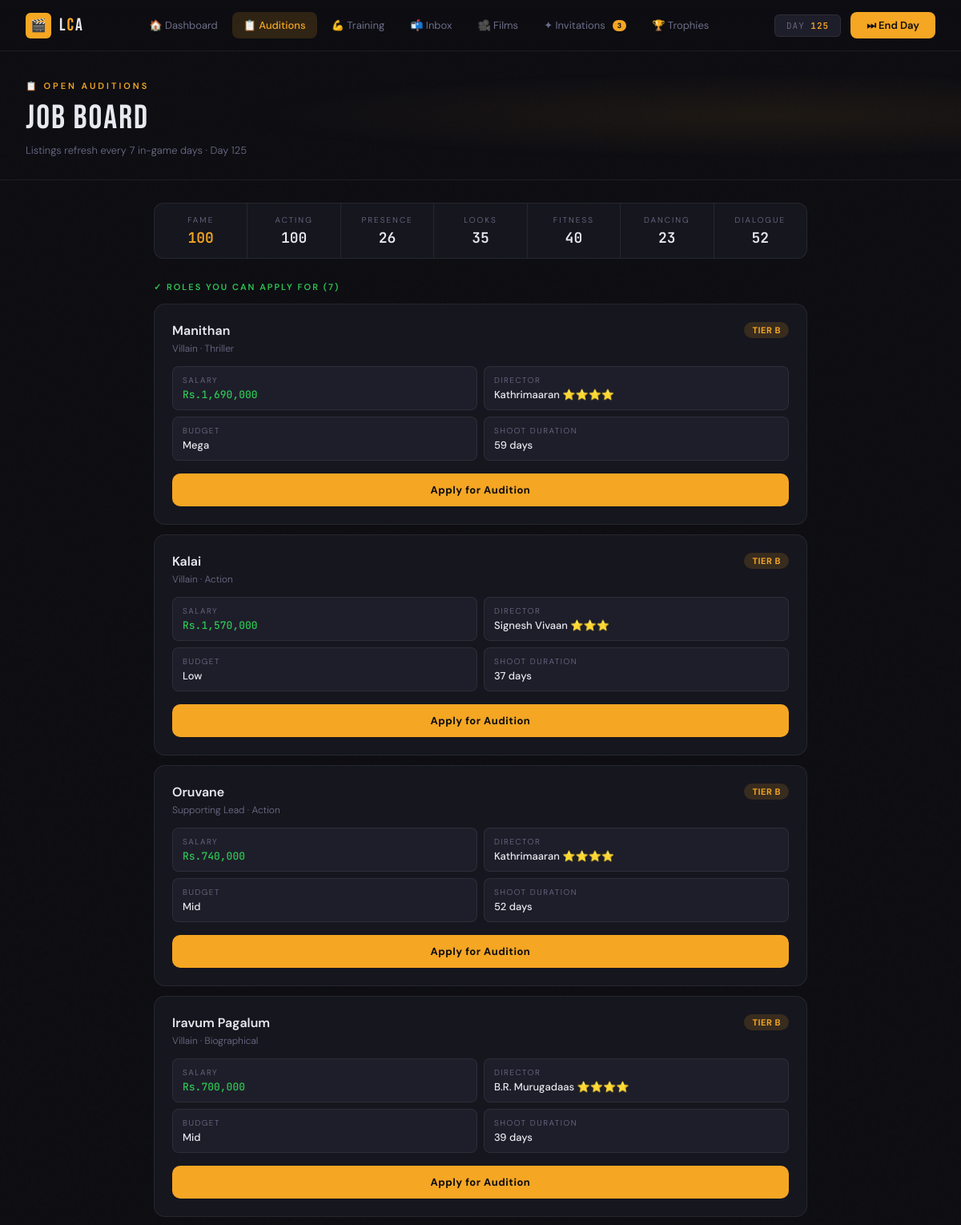
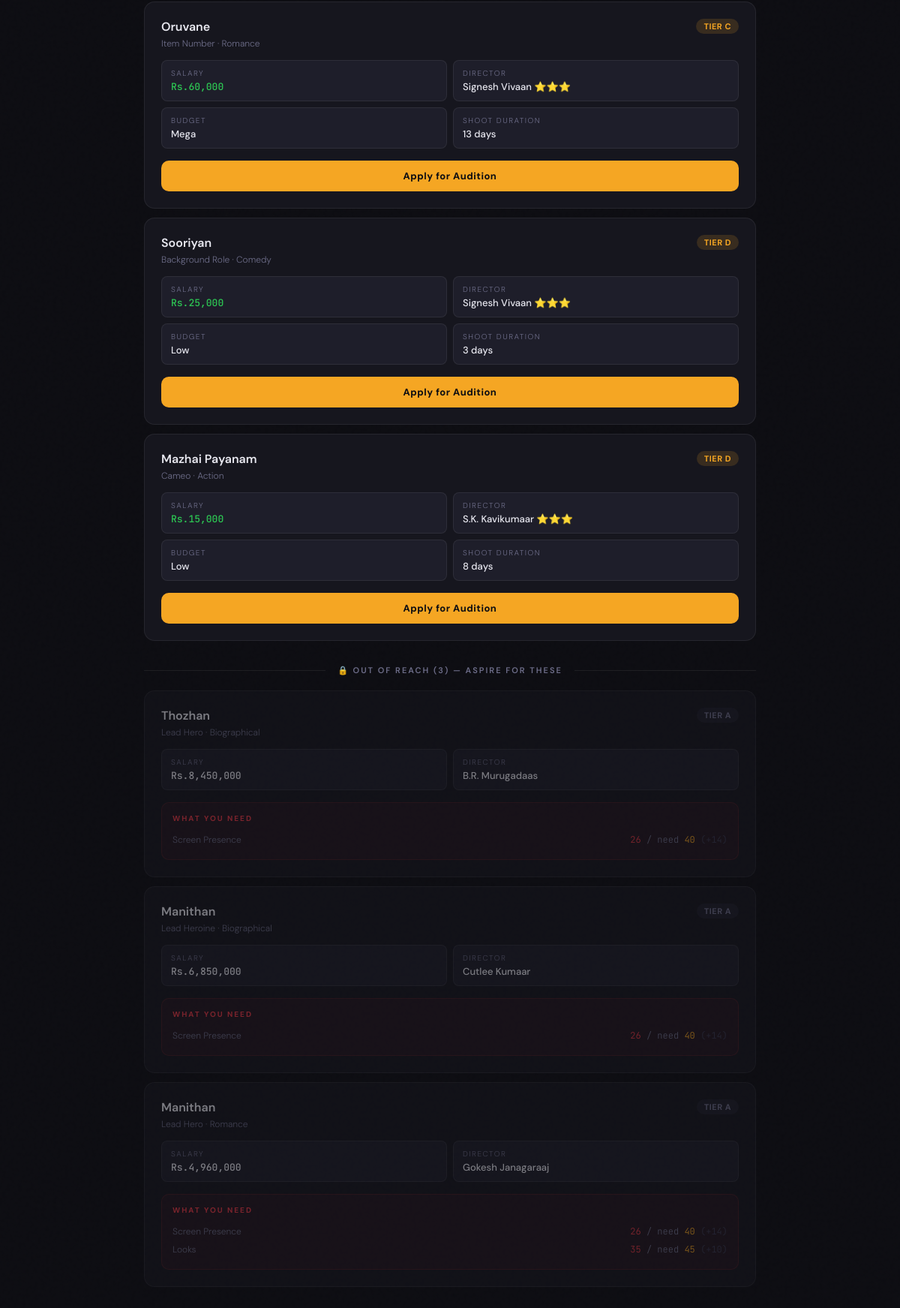
Screenshot of /job-board/1 with the database file from the repository (2 pictures, top to bottom).
### app.py (models this page shows)
class Actor(db.Model):
    id              = db.Column(db.Integer, primary_key=True)
    name            = db.Column(db.String(80), nullable=False)
    industry        = db.Column(db.String(20))
    persona         = db.Column(db.String(30))
    funds           = db.Column(db.Integer, default=50000)
    energy          = db.Column(db.Integer, default=100)
    fame            = db.Column(db.Integer, default=5)
    game_day        = db.Column(db.Integer, default=1)
    acting_skill    = db.Column(db.Integer, default=10)
    screen_presence = db.Column(db.Integer, default=10)
    looks           = db.Column(db.Integer, default=10)
    dialogue        = db.Column(db.Integer, default=10)
    dancing         = db.Column(db.Integer, default=10)
    connections     = db.Column(db.Integer, default=0)
    fitness         = db.Column(db.Integer, default=10)
    resilience      = db.Column(db.Integer, default=10)
    credibility     = db.Column(db.Integer, default=80)
    is_tired        = db.Column(db.Boolean, default=False)
    tired_days_left = db.Column(db.Integer, default=0)

### app.py (the view)
@app.route('/job-board/<int:actor_id>')
def job_board(actor_id):
    actor = Actor.query.get_or_404(actor_id)
    story_beat_id = request.args.get('story_beat_id', type=int)
    story_beat    = StoryBeat.query.get(story_beat_id) if story_beat_id else None
    listings = generate_job_board(actor.industry, count=10)
    for listing in listings:
        result = check_eligibility(actor, listing['requirements'])
        listing['eligible'] = result['eligible']
        listing['missing']  = result['missing']
    eligible_listings   = [l for l in listings if l['eligible']]
    ineligible_listings = [l for l in listings if not l['eligible']]
    invite_count = Invitation.query.filter_by(
        actor_id=actor_id, is_active=True
    ).filter(Invitation.expires_day >= actor.game_day).count()
    return render_template(
        'job_board.html',
        actor=actor,
        eligible_listings=eligible_listings,
        invite_count=invite_count,
        story_beat=story_beat,
        ineligible_listings=ineligible_listings
    )

### job_board.py (called while the page is built)
def generate_job_board(industry, count=10):
    listings = []
    for _ in range(count):
        listings.append(generate_listing(industry))
    listings.sort(key=lambda x: x['salary'], reverse=True)
    return listings

def check_eligibility(actor, requirements):
    missing = []
    attr_map = {
        'acting_skill':    actor.acting_skill,
        'screen_presence': actor.screen_presence,
        'fame':            actor.fame,
        'looks':           actor.looks,
        'fitness':         actor.fitness,
        'dancing':         actor.dancing,
        'dialogue':        actor.dialogue,
    }
    for attr, min_val in requirements.items():
        actor_val = attr_map.get(attr, 0)
        if actor_val < min_val:
            missing.append({
                'attr':  attr.replace('_', ' ').title(),
                'have':  actor_val,
                'need':  min_val,
                'gap':   min_val - actor_val
            })
    return {
        'eligible': len(missing) == 0,
        'missing':  missing
    }

### templates/job_board.html (shortened to what this page needs)
{% extends "base.html" %}
{% block nav_jobs %}active{% endblock %}
{% block content %}
<div class="page-hero">
  <div class="page-label">📋 Open Auditions</div>
  <div class="page-title">Job Board</div>
  <div class="page-sub">Listings refresh every 7 in-game days · Day {{ actor.game_day }}</div>
</div>
<div class="content-wrap">
  <div class="stats-bar">
    <div class="stats-bar-item">
      <div class="stats-bar-label">Fame</div>
      <div class="stats-bar-val" style="color:var(--gold)">{{ actor.fame }}</div>
    </div>
    <div class="stats-bar-item">
      <div class="stats-bar-label">Acting</div>
      <div class="stats-bar-val">{{ actor.acting_skill }}</div>
    </div>
    <div class="stats-bar-item">
      <div class="stats-bar-label">Presence</div>
      <div class="stats-bar-val">{{ actor.screen_presence }}</div>
    </div>
    <div class="stats-bar-item">
      <div class="stats-bar-label">Looks</div>
      <div class="stats-bar-val">{{ actor.looks }}</div>
    </div>
    <div class="stats-bar-item">
      <div class="stats-bar-label">Fitness</div>
      <div class="stats-bar-val">{{ actor.fitness }}</div>
    </div>
    <div class="stats-bar-item">
      <div class="stats-bar-label">Dancing</div>
      <div class="stats-bar-val">{{ actor.dancing }}</div>
    </div>
    <div class="stats-bar-item">
      <div class="stats-bar-label">Dialogue</div>
      <div class="stats-bar-val">{{ actor.dialogue }}</div>
    </div>
  </div>
  {% if eligible_listings %}
  <div class="section-header">
    <div class="section-title" style="color:var(--green)">✓ Roles You Can Apply For ({{ eligible_listings|length }})</div>
  </div>
  {% for listing in eligible_listings %}
  <div class="role-card">
    <div class="role-header">
      <div>
        <div class="role-title">{{ listing.movie_title }}</div>
        <div class="role-sub">{{ listing.role_type }} · {{ listing.genre }}</div>
      </div>
      <span class="badge badge-gold">Tier {{ listing.role_tier }}</span>
    </div>
    <div class="role-details">
      <div class="role-detail">
        <div class="role-detail-label">Salary</div>
        <div class="role-detail-val salary">Rs.{{ "{:,}".format(listing.salary) }}</div>
      </div>
      <div class="role-detail">
        <div class="role-detail-label">Director</div>
        <div class="role-detail-val">{{ listing.director_name }} {% for i in range(listing.director_stars) %}⭐{% endfor %}</div>
      </div>
      <div class="role-detail">
        <div class="role-detail-label">Budget</div>
        <div class="role-detail-val">{{ listing.budget }}</div>
      </div>
      <div class="role-detail">
        <div class="role-detail-label">Shoot Duration</div>
        <div class="role-detail-val">{{ listing.shoot_days }} days</div>
      </div>
    </div>
    <form action="/apply/{{ actor.id }}" method="POST">
      <button type="submit" class="apply-btn">Apply for Audition</button>
    </form>
  </div>
  {% endfor %}
  {% endif %}
  {% if ineligible_listings %}
  <div class="section-divider">
    <div class="section-divider-line"></div>
    <div class="section-divider-text">🔒 Out of Reach ({{ ineligible_listings|length }}) — Aspire for these</div>
    <div class="section-divider-line"></div>
  </div>
  {% for listing in ineligible_listings %}
  <div class="role-card locked">
    <div class="role-header">
      <div>
        <div class="role-title">{{ listing.movie_title }}</div>
        <div class="role-sub">{{ listing.role_type }} · {{ listing.genre }}</div>
      </div>
      <span class="badge badge-muted">Tier {{ listing.role_tier }}</span>
    </div>
    <div class="role-details">
      <div class="role-detail">
        <div class="role-detail-label">Salary</div>
        <div class="role-detail-val" style="font-family:'JetBrains Mono',monospace">Rs.{{ "{:,}".format(listing.salary) }}</div>
      </div>
      <div class="role-detail">
        <div class="role-detail-label">Director</div>
        <div class="role-detail-val">{{ listing.director_name }}</div>
      </div>
    </div>
    <div class="missing-block">
      <div class="missing-header">What You Need</div>
      {% for gap in listing.missing %}
      <div class="missing-row">
        <span class="missing-attr">{{ gap.attr }}</span>
        <span class="missing-vals">
          <span style="color:var(--red)">{{ gap.have }}</span>
          <span style="color:var(--text-muted)"> / need </span>
          <span style="color:var(--gold)">{{ gap.need }}</span>
          <span style="color:var(--text-dim)"> (+{{ gap.gap }})</span>
        </span>
      </div>
      {% endfor %}
    </div>
  </div>
  {% endfor %}
  {% endif %}
</div>
{% endblock %}

### templates/base.html (shortened to what this page needs)
<!DOCTYPE html>
<html lang="en">
<head>
</head>
<body>
<div class="page">
{% block nav %}
{% if actor is defined %}
<nav class="nav">
  <a href="/dashboard/{{ actor.id }}" class="nav-logo">
    <div class="nav-logo-icon">🎬</div>
    <div class="nav-logo-text">L<span>C</span>A</div>
  </a>
  <div class="nav-links">
    <a href="/dashboard/{{ actor.id }}"    class="nav-link {% block nav_dash %}{% endblock %}">🏠 Dashboard</a>
    <a href="/job-board/{{ actor.id }}"    class="nav-link {% block nav_jobs %}{% endblock %}">📋 Auditions</a>
    <a href="/training/{{ actor.id }}"     class="nav-link {% block nav_train %}{% endblock %}">💪 Training</a>
    <a href="/applications/{{ actor.id }}" class="nav-link {% block nav_inbox %}{% endblock %}">
      📬 Inbox
    </a>
    <a href="/films/{{ actor.id }}"        class="nav-link {% block nav_films %}{% endblock %}">🎥 Films</a>
    <a href="/invitations/{{ actor.id }}"
        class="nav-link {% block nav_invites %}{% endblock %}">
      ✦ Invitations
      {% if invite_count is defined and invite_count > 0 %}
    <span class="nav-badge" style="background:var(--gold);color:#0D0D12;">
      {{ invite_count }}
    </span>
  {% endif %}
</a>
<a href="/milestones/{{ actor.id }}"
   class="nav-link {% block nav_trophies %}{% endblock %}">
  🏆 Trophies
</a>
  </div>
  <div class="nav-right">
    <div class="nav-day">DAY <span>{{ actor.game_day }}</span></div>
    <form action="/rest/{{ actor.id }}" method="POST">
      <button type="submit" class="end-day-btn">⏭ End Day</button>
    </form>
  </div>
</nav>
{% endif %}
{% endblock %}
{% block content %}{% endblock %}
</div>
</body>
</html>

### templates/base.html (style rules this page uses)
:root { --bg: #0D0D12; --surface: #16161E; --surface2: #1E1E2A; --border: rgba(255,255,255,0.07); --gold: #F5A623; --gold-dim: rgba(245,166,35,0.15); --gold-glow: rgba(245,166,35,0.3); --red: #E63946; --red-dim: rgba(230,57,70,0.15); --green: #2DC653; --green-dim: rgba(45,198,83,0.12); --blue: #4A90D9; --blue-dim: rgba(74,144,217,0.15); --purple: #9B59B6; --teal: #1ABC9C; --text: #E8E8F0; --text-muted: #6E6E8A; --text-dim: #3A3A52; }
*, *::before, *::after { box-sizing: border-box; margin: 0; padding: 0; }
body { background: var(--bg); color: var(--text); font-family: 'DM Sans', sans-serif; font-weight: 300; min-height: 100vh; overflow-x: hidden; }
body::before { content: ''; position: fixed; inset: 0; pointer-events: none; z-index: 0; opacity: 0.4; }
.nav { position: sticky; top: 0; z-index: 100; background: linear-gradient(180deg, rgba(13,13,18,0.98) 0%, rgba(13,13,18,0.85) 100%); backdrop-filter: blur(20px); -webkit-backdrop-filter: blur(20px); border-bottom: 1px solid var(--border); padding: 0 32px; height: 64px; display: flex; align-items: center; justify-content: space-between; gap: 16px; }
.nav-logo { display: flex; align-items: center; gap: 10px; text-decoration: none; flex-shrink: 0; }
.nav-logo-icon { width: 32px; height: 32px; background: var(--gold); border-radius: 6px; display: flex; align-items: center; justify-content: center; font-size: 16px; }
.nav-logo-text { font-family: 'Bebas Neue', sans-serif; font-size: 22px; letter-spacing: 2px; color: var(--text); }
.nav-logo-text span { color: var(--gold); }
.nav-links { display: flex; align-items: center; gap: 4px; flex: 1; justify-content: center; }
.nav-link { padding: 8px 14px; border-radius: 8px; font-size: 13px; font-weight: 400; color: var(--text-muted); text-decoration: none; display: flex; align-items: center; gap: 7px; transition: all 0.2s; white-space: nowrap; }
.nav-link.active { background: var(--gold-dim); color: var(--gold); font-weight: 500; }
.nav-badge { background: var(--red); color: white; font-size: 9px; font-weight: 700; padding: 1px 6px; border-radius: 8px; margin-left: 2px; }
.nav-right { display: flex; align-items: center; gap: 12px; flex-shrink: 0; }
.nav-day { font-family: 'JetBrains Mono', monospace; font-size: 11px; color: var(--text-muted); background: var(--surface2); border: 1px solid var(--border); padding: 6px 14px; border-radius: 6px; letter-spacing: 1px; white-space: nowrap; }
.nav-day span { color: var(--gold); font-weight: 600; }
.end-day-btn { background: var(--gold); color: #0D0D12; border: none; padding: 8px 20px; border-radius: 8px; font-family: 'DM Sans', sans-serif; font-size: 13px; font-weight: 600; cursor: pointer; display: flex; align-items: center; gap: 8px; transition: all 0.2s; white-space: nowrap; }
.page { position: relative; z-index: 1; }
.section-header { display: flex; align-items: center; justify-content: space-between; margin-bottom: 14px; }
.section-title { font-size: 11px; font-weight: 600; letter-spacing: 2px; text-transform: uppercase; color: var(--text-muted); }
.badge { display: inline-flex; align-items: center; font-size: 11px; font-weight: 700; padding: 3px 10px; border-radius: 99px; letter-spacing: 0.5px; text-transform: uppercase; }
.badge-gold { background: rgba(245,166,35,0.15); color: var(--gold); }
.badge-muted { background: var(--surface2); color: var(--text-muted); }

### rows the page displays
Actor: game_day "125", fame "100", acting_skill "100", screen_presence "26", looks "35", fitness "40", dancing "23", dialogue "52", movie_title "Manithan", role_type "Villain", genre "Thriller", role_tier "B", salary "1,690,000", director_name "Kathrimaaran", budget "Mega", shoot_days "59", movie_title "Kalai", genre "Action", salary "1,570,000", director_name "Signesh Vivaan", budget "Low", shoot_days "37", movie_title "Oruvane", role_type "Supporting Lead", salary "740,000", budget "Mid", shoot_days "52", movie_title "Iravum Pagalum", genre "Biographical", salary "700,000", director_name "B.R. Murugadaas", shoot_days "39", role_type "Item Number", genre "Romance", role_tier "C", salary "60,000", shoot_days "13", movie_title "Sooriyan", role_type "Background Role", genre "Comedy", role_tier "D", salary "25,000", shoot_days "3", movie_title "Mazhai Payanam", role_type "Cameo", salary "15,000", director_name "S.K. Kavikumaar", shoot_days "8", movie_title "Thozhan", role_type "Lead Hero", role_tier "A", salary "8,450,000", attr "Screen Presence" "Screen Presence" "Screen Presence" "Looks", have "26" "26" "26" "35", need "40" "40" "40" "45", role_type "Lead Heroine", salary "6,850,000", director_name "Cutlee Kumaar", salary "4,960,000", director_name "Gokesh Janagaraaj"

### other values shown
{{ invite_count }} "3"
{{ eligible_listings|length }} "7"
{{ ineligible_listings|length }} "3"
